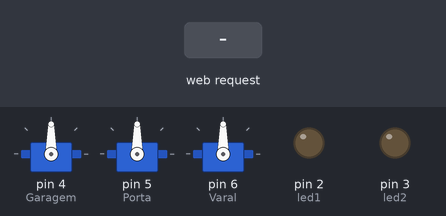
This sketch was run on a simulated Arduino Uno, built with avr-gcc and run on an emulated ATmega328P. On the bench: 3 × servo, output pins drawn as LEDs (lit = HIGH). The inputs (shaded band) are chosen by the test bench.

Above: at 1.2 s.
1.3 s: HTTP request GET /led1 received
At 2.5 s:
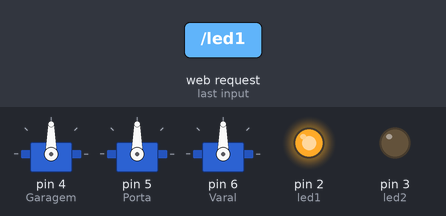
2.8 s: HTTP request GET /led2 received
At 3.8 s:
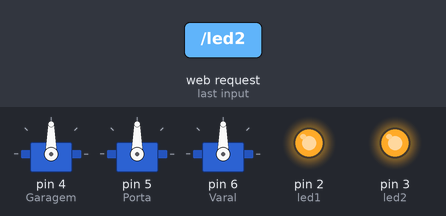
4.3 s: HTTP request GET /garagemUP received
At 5.0 s:
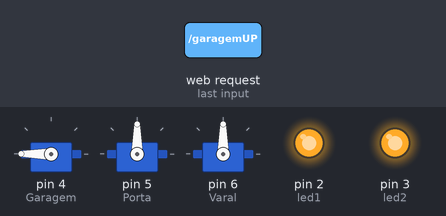
5.8 s: HTTP request GET /garagemDOWN received
At 6.1 s:
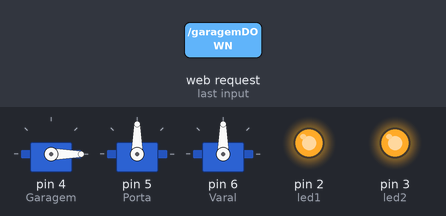
7.3 s: HTTP request GET /portaOPEN received
At 8.5 s:
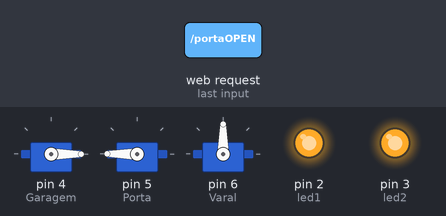
8.8 s: HTTP request GET /portaCLOSE received
At 9.6 s:
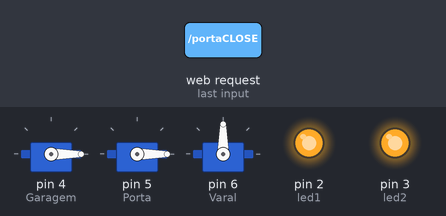
Timing chart, 0 to 11.3 s (numbered marks = the images above; inputs shaded):
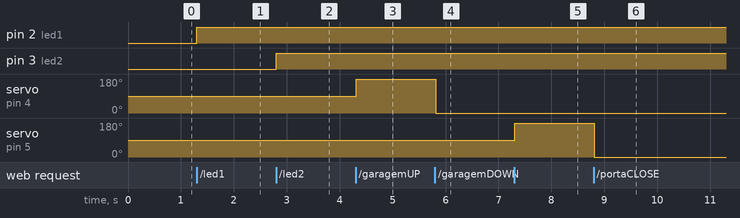

The sketch:

CarmineSmart.txt.ino
```cpp
#include <SPI.h>
#include <Ethernet.h>
#include <Servo.h>

byte mac[] = { 0xDE, 0xAD, 0xBE, 0xEF, 0xFE, 0xED }; //Mac do Arduino
byte ip[] = { 192, 168, 0, 10 }; //IP do Arduino

EthernetServer server(80); //Selecionar porta de saída
Servo Garagem; //Declara como garagem o servo motor
Servo Porta; // Declara como porta o servo motor
Servo Varal; // Declara como varal o servo motor

int led1 = 2;    //Cozinha
int led2 = 3;   //Copa


String readString = String(30);
String statusLed;

void setup() {
  Ethernet.begin(mac, ip);
  pinMode(led1, OUTPUT); //define led1 como saída
  pinMode(led2, OUTPUT); //define led2 como saída

  Garagem.attach(4); //Define a porta 4 a saída do servo da garagem.
  Porta.attach(5);//Mesma coisa
  Varal.attach(6);//mesma coisa
}

void loop() {
  EthernetClient client = server.available();

  if(client){
    while(client.connected()){
      if(client.available()){
        char c = client.read();
        if(readString.length() < 30) {
          readString += (c);
        }

        if(c == '\n'){
          if(readString.indexOf("led1") >= 0) {
            digitalWrite(led1,!digitalRead(led1));
          }

          if(readString.indexOf("led2") >= 0) {
            digitalWrite(led2,!digitalRead(led2));
          }


          if(readString.indexOf("garagemUP") >= 0) {
           Garagem.write(180);
          }

          if(readString.indexOf("garagemDOWN") >= 0) {
            Garagem.write(0);
          }

              if(readString.indexOf("portaOPEN") >= 0) {
            Porta.write(180);
          }

          if(readString.indexOf("portaCLOSE") >= 0) {
            Porta.write(0);
          }


           if(readString.indexOf("varalOPEN") >= 0) {
            Varal.write(180);
          }

          if(readString.indexOf("varalCLOSE") >= 0) {
            Varal.write(0);
          }


          client.println("HTTP/1.1 200 OK");
          client.println("Content-Type: text/html");
          client.println();
          client.println("<!doctype html>");

          client.println("<html>");
          client.println("<head>");
          client.println("<title>Carmine SmartHome</title>");
          client.println("<meta name=\"viewport\" content=\"width=320\">");
          client.println("<meta name=\"viewport\" content=\"width=device-width\">");
          client.println("<meta charset=\"utf-8\">");
          client.println("<meta name=\"viewport\" content=\"initial-scale=1.0, user-scalable=no\">");
          client.println("</head>");
          client.println("<body>");
          client.println("<center>");

          client.println("<font size=\"10\" face=\"verdana\" color=\"blue\">Carmine</font>");
          client.println("<font size=\"10\" face=\"verdana\" color=\"black\">SmartHome</font><br />");

          if(digitalRead(led1)){
            statusLed = "Ligado";
          }

          else{
            statusLed = "Desligado";
          }

          client.println("<td> <form action=\"led1\" method=\"get\">");
          client.println("<button type=submit style=\"width:200px;\">COZINHA - "+statusLed+"</button>");
          client.println("</form> <br /></td>");

          if(digitalRead(led2)) {
            statusLed = "Ligado";
          }

          else{
            statusLed = "Desligado";
          }

          client.println("<td> <form action=\"led2\" method=\"get\">");
          client.println("<button type=submit style=\"width:200px;\">COPA - "+statusLed+"</button>");
          client.println("</form> <br /></td>");


          client.println("Abrir");
          client.println("<td> <form action=\"garagemUP\" method=\"get\">");
          client.println("<button type=submit style=\"width:200px;\">GARAGEM" "</button>");
          client.println("</form> <br /></td>");

          client.println("Fechar");
          client.println("<td> <form action=\"garagemDOWN\" method=\"get\">");
          client.println("<button type=submit style=\"width:200px;\">GARAGEM" "</button>");
          client.println("</form> <br /></td>");

          client.println("Abrir");
          client.println("<td> <form action=\"portaOPEN\" method=\"get\">");
          client.println("<button type=submit style=\"width:200px;\">Porta" "</button>");
          client.println("</form> <br /></td>");

          client.println("Fechar");
          client.println("<td> <form action=\"portaCLOSE\" method=\"get\">");
          client.println("<button type=submit style=\"width:200px;\">Porta" "</button>");
          client.println("</form> <br /></td>");

          client.println("Abrir");
          client.println("<td> <form action=\"varalOPEN\" method=\"get\">");
          client.println("<button type=submit style=\"width:200px;\">Varal" "</button>");
          client.println("</form> <br /></td>");

          client.println("Fechar");
          client.println("<td> <form action=\"varalCLOSE\" method=\"get\">");
          client.println("<button type=submit style=\"width:200px;\">Varal" "</button>");
          client.println("</form> <br /></td>");

          client.println("</center>");
          client.println("</body>");
          client.println("</html>");
          readString = "";
          client.stop();
        }
      }
    }
  }
}
```

Measured:
- after the input at 1.3 s, pin 2 (led1): LOW → HIGH at once
- after the input at 2.8 s, pin 3 (led2): LOW → HIGH at once
- after the input at 4.3 s, servo on pin 4 (Garagem): 90° → 180° at once
- after the input at 5.8 s, servo on pin 4 (Garagem): 180° → 0° at once
- after the input at 7.3 s, servo on pin 5 (Porta): 90° → 180° at once
- after the input at 8.8 s, servo on pin 5 (Porta): 180° → 0° at once
